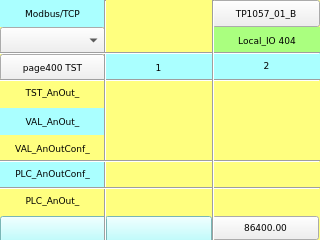
<?xml version="1.0" encoding="UTF-8"?>
<ui version="4.0">
 <class>page404</class>
 <widget class="QWidget" name="page404">
  <property name="geometry">
   <rect>
    <x>0</x>
    <y>0</y>
    <width>320</width>
    <height>240</height>
   </rect>
  </property>
  <property name="minimumSize">
   <size>
    <width>320</width>
    <height>240</height>
   </size>
  </property>
  <property name="maximumSize">
   <size>
    <width>320</width>
    <height>240</height>
   </size>
  </property>
  <property name="windowTitle">
   <string>page404</string>
  </property>
  <property name="styleSheet">
   <string notr="true">QWidget#page404
{
background-color: rgb(255, 255, 127);
}</string>
  </property>
  <widget class="Line" name="line_vt_2">
   <property name="geometry">
    <rect>
     <x>205</x>
     <y>0</y>
     <width>16</width>
     <height>241</height>
    </rect>
   </property>
   <property name="font">
    <font>
     <family>DejaVu Sans Mono</family>
     <pointsize>7</pointsize>
    </font>
   </property>
   <property name="orientation">
    <enum>Qt::Vertical</enum>
   </property>
  </widget>
  <widget class="Line" name="line_vt_1">
   <property name="geometry">
    <rect>
     <x>104</x>
     <y>0</y>
     <width>3</width>
     <height>241</height>
    </rect>
   </property>
   <property name="font">
    <font>
     <family>DejaVu Sans Mono</family>
     <pointsize>7</pointsize>
    </font>
   </property>
   <property name="orientation">
    <enum>Qt::Vertical</enum>
   </property>
  </widget>
  <widget class="ATCMbutton" name="atcmButton_MENU">
   <property name="geometry">
    <rect>
     <x>212</x>
     <y>0</y>
     <width>108</width>
     <height>27</height>
    </rect>
   </property>
   <property name="font">
    <font>
     <family>DejaVu Sans</family>
     <pointsize>7</pointsize>
    </font>
   </property>
   <property name="checkable">
    <bool>false</bool>
   </property>
   <property name="toolTip">
    <string/>
   </property>
   <property name="whatsThis">
    <string>ATCMbutton widget</string>
   </property>
   <property name="pageName">
    <string>menu</string>
   </property>
   <property name="passwordVar">
    <string/>
   </property>
   <property name="statusvar">
    <string/>
   </property>
   <property name="viewStatus">
    <bool>false</bool>
   </property>
   <property name="visibilityVar">
    <string/>
   </property>
   <property name="bgColor">
    <color>
     <red>170</red>
     <green>255</green>
     <blue>255</blue>
    </color>
   </property>
   <property name="bgPressColor">
    <color>
     <red>255</red>
     <green>0</green>
     <blue>0</blue>
    </color>
   </property>
   <property name="text">
    <string>TP1057_01_B</string>
   </property>
   <property name="pressText">
    <string>TP1057_01_B</string>
   </property>
   <property name="borderWidth">
    <number>1</number>
   </property>
   <property name="borderRadius">
    <number>0</number>
   </property>
   <property name="apparence">
    <enum>QFrame::Raised</enum>
   </property>
  </widget>
  <widget class="QLabel" name="label_Qt_Project">
   <property name="geometry">
    <rect>
     <x>213</x>
     <y>27</y>
     <width>108</width>
     <height>27</height>
    </rect>
   </property>
   <property name="font">
    <font>
     <family>DejaVu Sans</family>
     <pointsize>7</pointsize>
    </font>
   </property>
   <property name="styleSheet">
    <string notr="true">background-color: rgb(170, 255, 127);</string>
   </property>
   <property name="text">
    <string>Local_IO 404</string>
   </property>
   <property name="alignment">
    <set>Qt::AlignCenter</set>
   </property>
  </widget>
  <widget class="QLabel" name="label_PLC_DigIn_1">
   <property name="geometry">
    <rect>
     <x>105</x>
     <y>54</y>
     <width>107</width>
     <height>27</height>
    </rect>
   </property>
   <property name="font">
    <font>
     <family>DejaVu Sans</family>
     <pointsize>7</pointsize>
    </font>
   </property>
   <property name="styleSheet">
    <string notr="true">background-color: rgb(170, 255, 255);</string>
   </property>
   <property name="text">
    <string>1</string>
   </property>
   <property name="alignment">
    <set>Qt::AlignCenter</set>
   </property>
  </widget>
  <widget class="ATCMtime" name="atcmTime">
   <property name="geometry">
    <rect>
     <x>105</x>
     <y>216</y>
     <width>107</width>
     <height>27</height>
    </rect>
   </property>
   <property name="font">
    <font>
     <family>DejaVu Sans</family>
     <pointsize>7</pointsize>
    </font>
   </property>
   <property name="styleSheet">
    <string notr="true">background-color: rgb(170, 255, 255);</string>
   </property>
   <property name="toolTip">
    <string>ATCM QTime</string>
   </property>
   <property name="whatsThis">
    <string>ATCMtime widget</string>
   </property>
   <property name="bgColor">
    <color>
     <red>170</red>
     <green>255</green>
     <blue>127</blue>
    </color>
   </property>
   <property name="borderColor">
    <color alpha="0">
     <red>0</red>
     <green>0</green>
     <blue>0</blue>
    </color>
   </property>
   <property name="fontColor">
    <color>
     <red>0</red>
     <green>0</green>
     <blue>0</blue>
    </color>
   </property>
   <property name="borderWidth">
    <number>0</number>
   </property>
   <property name="borderRadius">
    <number>0</number>
   </property>
  </widget>
  <widget class="QLabel" name="label_PLC_DigIn_2">
   <property name="geometry">
    <rect>
     <x>213</x>
     <y>52</y>
     <width>107</width>
     <height>27</height>
    </rect>
   </property>
   <property name="font">
    <font>
     <family>DejaVu Sans</family>
     <pointsize>7</pointsize>
    </font>
   </property>
   <property name="styleSheet">
    <string notr="true">background-color: rgb(170, 255, 255);</string>
   </property>
   <property name="text">
    <string>2</string>
   </property>
   <property name="alignment">
    <set>Qt::AlignCenter</set>
   </property>
  </widget>
  <widget class="ATCMbutton" name="atcmButton_page400">
   <property name="geometry">
    <rect>
     <x>0</x>
     <y>54</y>
     <width>105</width>
     <height>27</height>
    </rect>
   </property>
   <property name="font">
    <font>
     <family>DejaVu Sans</family>
     <pointsize>7</pointsize>
    </font>
   </property>
   <property name="toolTip">
    <string/>
   </property>
   <property name="whatsThis">
    <string>ATCMbutton widget</string>
   </property>
   <property name="pageName">
    <string>page400</string>
   </property>
   <property name="statusvar">
    <string/>
   </property>
   <property name="viewStatus">
    <bool>false</bool>
   </property>
   <property name="visibilityVar">
    <string/>
   </property>
   <property name="bgColor">
    <color>
     <red>170</red>
     <green>255</green>
     <blue>255</blue>
    </color>
   </property>
   <property name="text">
    <string>page400 TST</string>
   </property>
   <property name="pressText">
    <string>page400 TST</string>
   </property>
   <property name="borderWidth">
    <number>0</number>
   </property>
   <property name="borderRadius">
    <number>0</number>
   </property>
   <property name="apparence">
    <enum>QFrame::Raised</enum>
   </property>
  </widget>
  <widget class="ATCMdate" name="atcmDate">
   <property name="geometry">
    <rect>
     <x>0</x>
     <y>216</y>
     <width>107</width>
     <height>27</height>
    </rect>
   </property>
   <property name="font">
    <font>
     <family>DejaVu Sans</family>
     <pointsize>7</pointsize>
    </font>
   </property>
   <property name="styleSheet">
    <string notr="true">background-color: rgb(170, 255, 255);</string>
   </property>
   <property name="toolTip">
    <string>ATCM QDate</string>
   </property>
   <property name="whatsThis">
    <string>ATCMdate widget</string>
   </property>
   <property name="bgColor">
    <color>
     <red>170</red>
     <green>255</green>
     <blue>127</blue>
    </color>
   </property>
   <property name="borderColor">
    <color alpha="0">
     <red>0</red>
     <green>0</green>
     <blue>0</blue>
    </color>
   </property>
   <property name="fontColor">
    <color>
     <red>0</red>
     <green>0</green>
     <blue>0</blue>
    </color>
   </property>
   <property name="borderWidth">
    <number>0</number>
   </property>
   <property name="borderRadius">
    <number>0</number>
   </property>
   <property name="format">
    <enum>ATCMdate::YYYY_MM_DD</enum>
   </property>
  </widget>
  <widget class="ATCMlabel" name="atcmLabel_PLC_time">
   <property name="geometry">
    <rect>
     <x>212</x>
     <y>216</y>
     <width>107</width>
     <height>24</height>
    </rect>
   </property>
   <property name="font">
    <font>
     <family>DejaVu Sans</family>
     <pointsize>7</pointsize>
    </font>
   </property>
   <property name="text">
    <string>86400.00</string>
   </property>
   <property name="toolTip">
    <string>PLC_time</string>
   </property>
   <property name="whatsThis">
    <string>ATCMlabel widget</string>
   </property>
   <property name="variable">
    <string>PLC_time</string>
   </property>
   <property name="refresh">
    <number>500</number>
   </property>
   <property name="max">
    <string>0</string>
   </property>
   <property name="min">
    <string>0</string>
   </property>
   <property name="viewStatus">
    <bool>false</bool>
   </property>
   <property name="visibilityVar">
    <string/>
   </property>
   <property name="bgColor">
    <color>
     <red>170</red>
     <green>255</green>
     <blue>127</blue>
    </color>
   </property>
   <property name="borderWidth">
    <number>0</number>
   </property>
   <property name="borderRadius">
    <number>0</number>
   </property>
  </widget>
  <widget class="QLabel" name="label_TST_DigIn_">
   <property name="geometry">
    <rect>
     <x>0</x>
     <y>79</y>
     <width>105</width>
     <height>27</height>
    </rect>
   </property>
   <property name="font">
    <font>
     <family>DejaVu Sans</family>
     <pointsize>7</pointsize>
    </font>
   </property>
   <property name="styleSheet">
    <string notr="true">background-color: rgb(255, 255, 127);</string>
   </property>
   <property name="text">
    <string>TST_AnOut_</string>
   </property>
   <property name="alignment">
    <set>Qt::AlignCenter</set>
   </property>
  </widget>
  <widget class="QLabel" name="label_PLC_DigIn_">
   <property name="geometry">
    <rect>
     <x>0</x>
     <y>160</y>
     <width>105</width>
     <height>27</height>
    </rect>
   </property>
   <property name="font">
    <font>
     <family>DejaVu Sans</family>
     <pointsize>7</pointsize>
    </font>
   </property>
   <property name="styleSheet">
    <string notr="true">background-color: rgb(170, 255, 255);</string>
   </property>
   <property name="text">
    <string>PLC_AnOutConf_</string>
   </property>
   <property name="alignment">
    <set>Qt::AlignCenter</set>
   </property>
  </widget>
  <widget class="Line" name="line_hr_1">
   <property name="geometry">
    <rect>
     <x>0</x>
     <y>52</y>
     <width>320</width>
     <height>3</height>
    </rect>
   </property>
   <property name="font">
    <font>
     <pointsize>7</pointsize>
    </font>
   </property>
   <property name="orientation">
    <enum>Qt::Horizontal</enum>
   </property>
  </widget>
  <widget class="Line" name="line_hr_3">
   <property name="geometry">
    <rect>
     <x>0</x>
     <y>160</y>
     <width>320</width>
     <height>3</height>
    </rect>
   </property>
   <property name="font">
    <font>
     <pointsize>7</pointsize>
    </font>
   </property>
   <property name="orientation">
    <enum>Qt::Horizontal</enum>
   </property>
  </widget>
  <widget class="QLabel" name="label_RES_DigIn_">
   <property name="geometry">
    <rect>
     <x>0</x>
     <y>187</y>
     <width>105</width>
     <height>27</height>
    </rect>
   </property>
   <property name="font">
    <font>
     <family>DejaVu Sans</family>
     <pointsize>7</pointsize>
    </font>
   </property>
   <property name="styleSheet">
    <string notr="true">background-color: rgb(255, 255, 127);</string>
   </property>
   <property name="text">
    <string>PLC_AnOut_</string>
   </property>
   <property name="alignment">
    <set>Qt::AlignCenter</set>
   </property>
  </widget>
  <widget class="Line" name="line_hr_2">
   <property name="geometry">
    <rect>
     <x>0</x>
     <y>79</y>
     <width>320</width>
     <height>3</height>
    </rect>
   </property>
   <property name="font">
    <font>
     <pointsize>7</pointsize>
    </font>
   </property>
   <property name="orientation">
    <enum>Qt::Horizontal</enum>
   </property>
  </widget>
  <widget class="Line" name="line_hr_4">
   <property name="geometry">
    <rect>
     <x>0</x>
     <y>187</y>
     <width>320</width>
     <height>3</height>
    </rect>
   </property>
   <property name="font">
    <font>
     <pointsize>7</pointsize>
    </font>
   </property>
   <property name="orientation">
    <enum>Qt::Horizontal</enum>
   </property>
  </widget>
  <widget class="QLabel" name="label_PLC_DigIn_13">
   <property name="geometry">
    <rect>
     <x>0</x>
     <y>108</y>
     <width>105</width>
     <height>27</height>
    </rect>
   </property>
   <property name="font">
    <font>
     <family>DejaVu Sans</family>
     <pointsize>7</pointsize>
    </font>
   </property>
   <property name="styleSheet">
    <string notr="true">background-color: rgb(170, 255, 255);</string>
   </property>
   <property name="text">
    <string>VAL_AnOut_</string>
   </property>
   <property name="alignment">
    <set>Qt::AlignCenter</set>
   </property>
  </widget>
  <widget class="QLabel" name="label_TST_DigIn_1">
   <property name="geometry">
    <rect>
     <x>0</x>
     <y>135</y>
     <width>105</width>
     <height>27</height>
    </rect>
   </property>
   <property name="font">
    <font>
     <family>DejaVu Sans</family>
     <pointsize>7</pointsize>
    </font>
   </property>
   <property name="styleSheet">
    <string notr="true">background-color: rgb(255, 255, 127);</string>
   </property>
   <property name="text">
    <string>VAL_AnOutConf_</string>
   </property>
   <property name="alignment">
    <set>Qt::AlignCenter</set>
   </property>
  </widget>
  <widget class="ATCMcombobox" name="atcmComboBox">
   <property name="geometry">
    <rect>
     <x>0</x>
     <y>27</y>
     <width>105</width>
     <height>27</height>
    </rect>
   </property>
   <property name="font">
    <font>
     <family>DejaVu Sans</family>
     <pointsize>7</pointsize>
    </font>
   </property>
   <property name="toolTip">
    <string>TEST_COMMAND</string>
   </property>
   <property name="whatsThis">
    <string>ATCMcombobox widget</string>
   </property>
   <property name="variable">
    <string>TEST_COMMAND</string>
   </property>
   <property name="refresh">
    <number>500</number>
   </property>
   <property name="viewStatus">
    <bool>false</bool>
   </property>
   <property name="writeAcknowledge">
    <bool>false</bool>
   </property>
   <property name="visibilityVar">
    <string/>
   </property>
   <property name="bgColor">
    <color>
     <red>170</red>
     <green>255</green>
     <blue>127</blue>
    </color>
   </property>
   <property name="borderWidth">
    <number>0</number>
   </property>
   <property name="borderRadius">
    <number>0</number>
   </property>
   <property name="mapping">
    <string>0;LOCAL;216;REMOTE;42;DONE</string>
   </property>
  </widget>
  <widget class="QLabel" name="label_Start_3">
   <property name="geometry">
    <rect>
     <x>0</x>
     <y>0</y>
     <width>105</width>
     <height>27</height>
    </rect>
   </property>
   <property name="font">
    <font>
     <family>DejaVu Sans</family>
     <pointsize>7</pointsize>
    </font>
   </property>
   <property name="styleSheet">
    <string notr="true">background-color: rgb(170, 255, 255);</string>
   </property>
   <property name="text">
    <string>Modbus/TCP</string>
   </property>
   <property name="alignment">
    <set>Qt::AlignCenter</set>
   </property>
  </widget>
  <zorder>atcmButton_MENU</zorder>
  <zorder>label_Qt_Project</zorder>
  <zorder>label_PLC_DigIn_1</zorder>
  <zorder>atcmTime</zorder>
  <zorder>label_PLC_DigIn_2</zorder>
  <zorder>atcmButton_page400</zorder>
  <zorder>atcmDate</zorder>
  <zorder>atcmLabel_PLC_time</zorder>
  <zorder>label_TST_DigIn_</zorder>
  <zorder>label_PLC_DigIn_</zorder>
  <zorder>label_RES_DigIn_</zorder>
  <zorder>label_PLC_DigIn_13</zorder>
  <zorder>label_TST_DigIn_1</zorder>
  <zorder>atcmComboBox</zorder>
  <zorder>label_Start_3</zorder>
  <zorder>line_hr_2</zorder>
  <zorder>line_vt_1</zorder>
  <zorder>line_hr_1</zorder>
  <zorder>line_hr_3</zorder>
  <zorder>line_hr_4</zorder>
  <zorder>line_vt_2</zorder>
 </widget>
 <customwidgets>
  <customwidget>
   <class>ATCMbutton</class>
   <extends>QPushButton</extends>
   <header>atcmplugin.h</header>
  </customwidget>
  <customwidget>
   <class>ATCMcombobox</class>
   <extends>QComboBox</extends>
   <header>atcmplugin.h</header>
  </customwidget>
  <customwidget>
   <class>ATCMdate</class>
   <extends>QPushButton</extends>
   <header>atcmplugin.h</header>
  </customwidget>
  <customwidget>
   <class>ATCMlabel</class>
   <extends>QPushButton</extends>
   <header>atcmplugin.h</header>
  </customwidget>
  <customwidget>
   <class>ATCMtime</class>
   <extends>QPushButton</extends>
   <header>atcmplugin.h</header>
  </customwidget>
 </customwidgets>
 <resources/>
 <connections>
  <connection>
   <sender>atcmButton_MENU</sender>
   <signal>newPage(const char*,bool)</signal>
   <receiver>page404</receiver>
   <slot>goto_page(const char*,bool)</slot>
   <hints>
    <hint type="sourcelabel">
     <x>20</x>
     <y>20</y>
    </hint>
    <hint type="destinationlabel">
     <x>20</x>
     <y>20</y>
    </hint>
   </hints>
  </connection>
  <connection>
   <sender>atcmButton_page400</sender>
   <signal>newPage(const char*,bool)</signal>
   <receiver>page404</receiver>
   <slot>goto_page(const char*,bool)</slot>
   <hints>
    <hint type="sourcelabel">
     <x>20</x>
     <y>20</y>
    </hint>
    <hint type="destinationlabel">
     <x>20</x>
     <y>20</y>
    </hint>
   </hints>
  </connection>
 </connections>
 <slots>
  <slot>goto_page(const char*,bool)</slot>
 </slots>
</ui>
